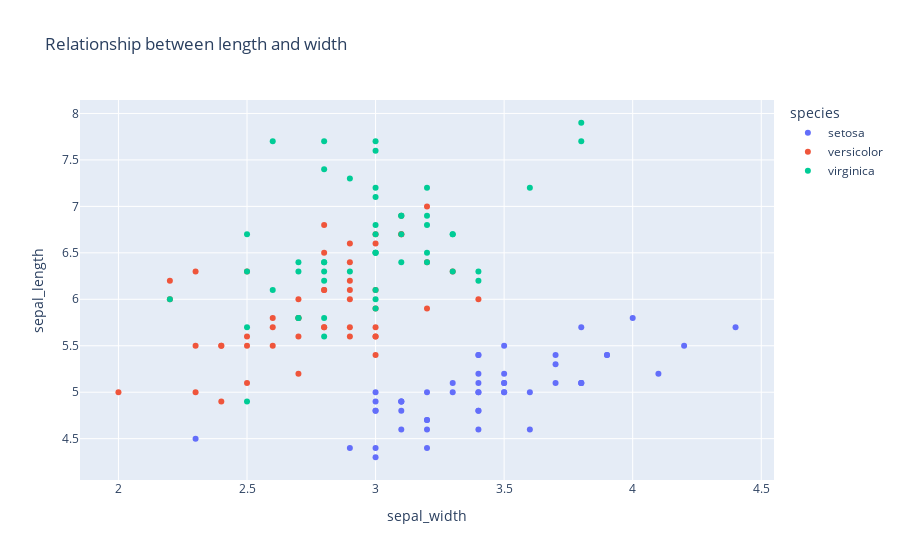

Write notebook code for a chart like this one.
### Markdown cell above
### 3.3 Using The New Package
Finally, it's time to use the newly installed package! Pick a dataset from the [data package](https://plotly.com/python-api-reference/generated/plotly.data.html) that is a part of Plotly. 


### 3.3.1 (10 points):

Create a graph using one of these datasets. You can use the documentation for inspiration, but try to change the variables around so you get to really experience the package! Make sure to include titles and axis labels!

### Code cell
iris = px.data.iris()
iris
iris1 =  px.scatter(iris, x="sepal_width", y="sepal_length", color="species", title="Relationship between length and width")
iris1

### Figure 1 — Plotly figure (JSON) as saved in the notebook; plotly's stock layout.template omitted (floating-point values rounded to 4 significant figures)
{"data": [{"hovertemplate": "species=setosa<br>sepal_width=%{x}<br>sepal_length=%{y}<extra></extra>", "legendgroup": "setosa", "marker": {"color": "#636efa", "symbol": "circle"}, "mode": "markers", "name": "setosa", "orientation": "v", "showlegend": true, "type": "scatter", "x": [3.5, 3, 3.2, 3.1, 3.6, 3.9, 3.4, 3.4, 2.9, 3.1, 3.7, 3.4, 3, 3, 4, 4.4, 3.9, 3.5, 3.8, 3.8, 3.4, 3.7, 3.6, 3.3, 3.4, 3, 3.4, 3.5, 3.4, 3.2, 3.1, 3.4, 4.1, 4.2, 3.1, 3.2, 3.5, 3.1, 3, 3.4, 3.5, 2.3, 3.2, 3.5, 3.8, 3, 3.8, 3.2, 3.7, 3.3], "xaxis": "x", "y": [5.1, 4.9, 4.7, 4.6, 5, 5.4, 4.6, 5, 4.4, 4.9, 5.4, 4.8, 4.8, 4.3, 5.8, 5.7, 5.4, 5.1, 5.7, 5.1, 5.4, 5.1, 4.6, 5.1, 4.8, 5, 5, 5.2, 5.2, 4.7, 4.8, 5.4, 5.2, 5.5, 4.9, 5, 5.5, 4.9, 4.4, 5.1, 5, 4.5, 4.4, 5, 5.1, 4.8, 5.1, 4.6, 5.3, 5], "yaxis": "y"}, {"hovertemplate": "species=versicolor<br>sepal_width=%{x}<br>sepal_length=%{y}<extra></extra>", "legendgroup": "versicolor", "marker": {"color": "#EF553B", "symbol": "circle"}, "mode": "markers", "name": "versicolor", "orientation": "v", "showlegend": true, "type": "scatter", "x": [3.2, 3.2, 3.1, 2.3, 2.8, 2.8, 3.3, 2.4, 2.9, 2.7, 2, 3, 2.2, 2.9, 2.9, 3.1, 3, 2.7, 2.2, 2.5, 3.2, 2.8, 2.5, 2.8, 2.9, 3, 2.8, 3, 2.9, 2.6, 2.4, 2.4, 2.7, 2.7, 3, 3.4, 3.1, 2.3, 3, 2.5, 2.6, 3, 2.6, 2.3, 2.7, 3, 2.9, 2.9, 2.5, 2.8], "xaxis": "x", "y": [7, 6.4, 6.9, 5.5, 6.5, 5.7, 6.3, 4.9, 6.6, 5.2, 5, 5.9, 6, 6.1, 5.6, 6.7, 5.6, 5.8, 6.2, 5.6, 5.9, 6.1, 6.3, 6.1, 6.4, 6.6, 6.8, 6.7, 6, 5.7, 5.5, 5.5, 5.8, 6, 5.4, 6, 6.7, 6.3, 5.6, 5.5, 5.5, 6.1, 5.8, 5, 5.6, 5.7, 5.7, 6.2, 5.1, 5.7], "yaxis": "y"}, {"hovertemplate": "species=virginica<br>sepal_width=%{x}<br>sepal_length=%{y}<extra></extra>", "legendgroup": "virginica", "marker": {"color": "#00cc96", "symbol": "circle"}, "mode": "markers", "name": "virginica", "orientation": "v", "showlegend": true, "type": "scatter", "x": [3.3, 2.7, 3, 2.9, 3, 3, 2.5, 2.9, 2.5, 3.6, 3.2, 2.7, 3, 2.5, 2.8, 3.2, 3, 3.8, 2.6, 2.2, 3.2, 2.8, 2.8, 2.7, 3.3, 3.2, 2.8, 3, 2.8, 3, 2.8, 3.8, 2.8, 2.8, 2.6, 3, 3.4, 3.1, 3, 3.1, 3.1, 3.1, 2.7, 3.2, 3.3, 3, 2.5, 3, 3.4, 3], "xaxis": "x", "y": [6.3, 5.8, 7.1, 6.3, 6.5, 7.6, 4.9, 7.3, 6.7, 7.2, 6.5, 6.4, 6.8, 5.7, 5.8, 6.4, 6.5, 7.7, 7.7, 6, 6.9, 5.6, 7.7, 6.3, 6.7, 7.2, 6.2, 6.1, 6.4, 7.2, 7.4, 7.9, 6.4, 6.3, 6.1, 7.7, 6.3, 6.4, 6, 6.9, 6.7, 6.9, 5.8, 6.8, 6.7, 6.7, 6.3, 6.5, 6.2, 5.9], "yaxis": "y"}], "layout": {"legend": {"title": {"text": "species"}, "tracegroupgap": 0}, "title": {"text": "Relationship between length and width"}, "xaxis": {"anchor": "y", "domain": [0, 1], "title": {"text": "sepal_width"}}, "yaxis": {"anchor": "x", "domain": [0, 1], "title": {"text": "sepal_length"}}}}
